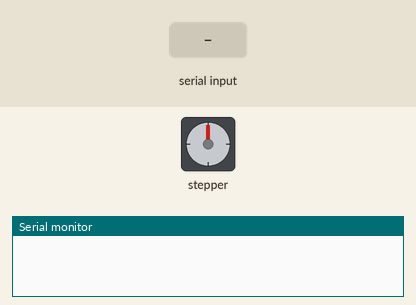
A sketch run on a simulated Arduino Uno, built with avr-gcc and run on an emulated ATmega328P. Shown: stepper motor, the last lines printed to the serial monitor. The inputs (shaded band) are chosen by the test bench. Stepper angles assume 200 steps per turn.

Above: at 1.2 s.
1.3 s: "1" received over the second serial link
At 2.8 s:
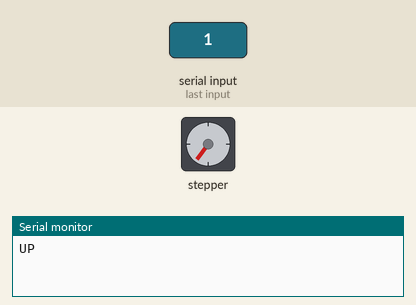
3.4 s: "2" received over the second serial link
At 3.85 s:
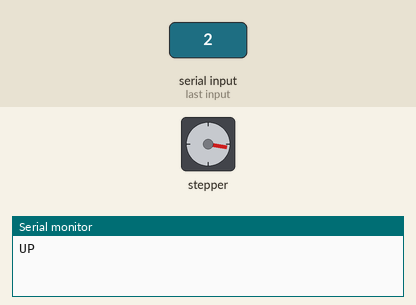
5.5 s: "2" received over the second serial link
At 7.2 s:
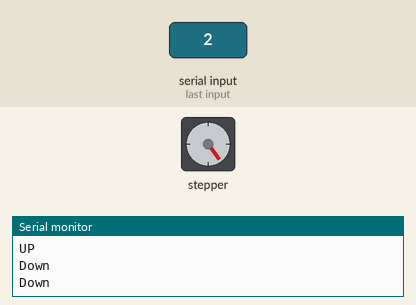
Timing chart, 0 to 8.7 s (numbered marks = the images above; inputs shaded):
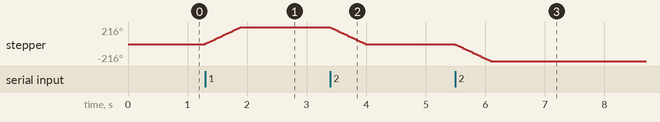

The sketch:

BTMotor.ino
```cpp
 // Include the Arduino Stepper Library
#include <Stepper.h>
#include <SoftwareSerial.h>
// Define Constants

// Number of steps per output rotation
const int STEPS_PER_REV = 200;
char c;
Stepper stepper_NEMA17(STEPS_PER_REV, 4, 5, 6, 7);
SoftwareSerial BTSerial(10,11);

void setup() {
  stepper_NEMA17.setSpeed(60);
  BTSerial.begin(38400);
  Serial.begin(38400);
}

void loop() {
  if(BTSerial.available() > 0){
    c = BTSerial.read();


    switch(c){
      case '1':
        stepper_NEMA17.step(120);
        Serial.println("UP");
        break;
      case '2':
        stepper_NEMA17.step(-120);
        Serial.println("Down");
        break;
    }
  }
}
```

Measured:
- after the input at 1.3 s, stepper: turns 216° clockwise in 0.58 s, starting at once
- after the input at 3.4 s, stepper: turns 216° counter-clockwise in 0.58 s, starting at once
- after the input at 5.5 s, stepper: turns 216° counter-clockwise in 0.58 s, starting at once
